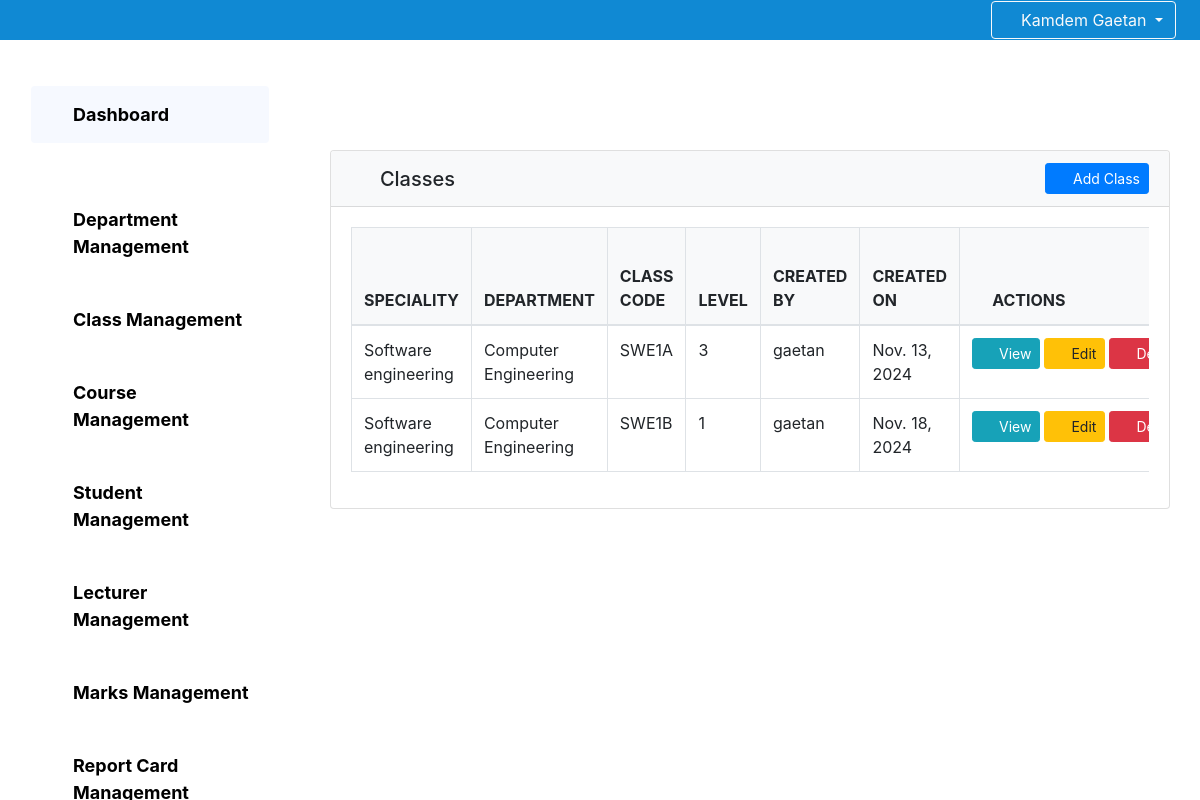
Screenshot of /administration/classes/ (signed in) with the database file from the repository.
### core/models.py (models this page shows, shortened)
class Classe(models.Model):
    creator=models.ForeignKey(Administrator,on_delete=models.DO_NOTHING)
    classcode=models.CharField(max_length=10)
    classname=models.CharField(max_length=255)
    level=models.CharField(max_length=255,null=True)
    speciality=models.CharField(max_length=255)
    department=models.ForeignKey(Department,on_delete=models.DO_NOTHING,null=True)
    creationdate=models.DateField(default=timezone.now)

class Department(models.Model):
    creator=models.ForeignKey(Administrator,on_delete=models.DO_NOTHING)
    departmentcode=models.CharField(max_length=20)
    departmentname=models.CharField(max_length=255)
    creationdate=models.DateField(default=timezone.now)
    def __str__(self):
        return self.departmentname

class Administrator(models.Model):
    user=models.OneToOneField(User,on_delete=models.CASCADE)
    firstname=models.CharField(max_length=255)
    lastname=models.CharField(max_length=255)
    email = models.EmailField(null=True)
    gender=models.CharField(max_length=1)
    creationdate=models.DateField(default=timezone.now)
    def __str__(self):
        return self.lastname

### core/Administration/views.py (the view)
# urls.py: path('classes/',views_administration.classes, name='classes'),
@login_required
def classes(request):
    classe=Classe.objects.all
    return render(request,'administration/manageclass.html',{"classe":classe})

### template/Administration/manageclass.html (shortened to what this page needs)
{% extends "Administration/base.html" %}
{% block dash %}
<div class="container" style="margin-top: 80px; margin-bottom: 80px;">
    <div class="row">
      <div class="col-md-12">
        <div class="card">
          <div class="card-header bg-light d-flex justify-content-between align-items-center">
            <h5 class="mb-0"><i class="fa fa-chalkboard-teacher mr-2"></i> Classes</h5>
            <a href="{% url 'administration:createclass' %}" class="btn btn-primary btn-sm">
              <i class="fa fa-plus mr-1"></i> Add Class
            </a>
          </div>
          <div class="card-body">
            <div class="table-responsive">
              <table class="table table-bordered table-hover">
                <thead>
                  <tr class="bg-light">
                    <th><i class="fa fa-book mr-1"></i> SPECIALITY</th>
                    <th><i class="fa fa-graduation-cap mr-1"></i> DEPARTMENT</th>
                    <th><i class="fa fa-code mr-1"></i> CLASS CODE</th>
                    <th><i class="fa fa-level-up-alt mr-1"></i> LEVEL</th>
                    <th><i class="fa fa-user mr-1"></i> CREATED BY</th>
                    <th><i class="fa fa-calendar-alt mr-1"></i> CREATED ON</th>
                    <th><i class="fa fa-cogs mr-1"></i> ACTIONS</th>
                  </tr>
                </thead>
                <tbody>
                  {% for classe in classe %}
                  <tr>
                    <td>{{ classe.speciality }}</td>
                    <td>{{ classe.department }}</td>
                    <td>{{ classe.classcode }}</td>
                    <td>{{ classe.level }}</td>
                    <td>{{ classe.creator }}</td>
                    <td>{{ classe.creationdate }}</td>
                    <td>
                      <div class="d-flex justify-content-center">
                        <a href="{% url 'administration:classeinfo' classe.id %}" class="btn btn-info btn-sm mr-1 d-flex align-items-center">
                          <i class="fa fa-eye mr-1" style="font-size: 18px;"></i> View
                        </a>
                        <a href="{% url 'administration:updateclass' classe.id %}" class="btn btn-warning btn-sm mr-1 d-flex align-items-center">
                          <i class="fa fa-edit mr-1" style="font-size: 18px;"></i> Edit
                        </a>
                        <button type="button" class="btn btn-danger btn-sm d-flex align-items-center" onclick="confirmDeleteModal('{{ classe.id }}');">
                          <i class="fa fa-trash mr-1" style="font-size: 18px;"></i> Delete
                        </button>
                      </div>
                    </td>
                  </tr>
                  {% endfor %}
                </tbody>
              </table>
            </div>
          </div>
        </div>
      </div>
    </div>
</div>
{% endblock dash %}

### template/base.html (shortened to what this page needs)
{% load static %}
<!DOCTYPE html>
<html lang="en">
<head>
    <link rel="stylesheet" href='{% static "fontawesome/css/all.min.css" %}'>
    {% load bootstrap4 %}
    {% bootstrap_css %}
</head>
<body>
    <nav class="navbar navbar-expand-lg navbar-light bg-primary navbar-fixed">
        <form class="form-inline ml-auto">
            {% if request.user.is_authenticated %}
                <div class="dropdown">
                    <button class="btn btn-outline-light dropdown-toggle" type="button" id="userDropdown" data-toggle="dropdown" aria-haspopup="true" aria-expanded="false">
                        <i class="fas fa-user"></i> {{ request.user.get_full_name|title }}
                    </button>
                </div>
            {% endif %}
        </form>
    </nav>
    <div class="content-wrapper">
        {% block content %}{% endblock content %}
    </div>
    <link rel="stylesheet" href="{%static 'javascripts/bootoast.min.css'%}">
</body>
</html>

### template/base.html (style rules this page uses)
.navbar-fixed { position: fixed; top: 0; width: 100%; z-index: 1000; background-color: rgb(16, 137, 211) !important; padding:0px 2vw 0vw 5vw!important;I }
.content-wrapper { padding-top: 70px; }

### rows the page displays
Classe: speciality "Software engineering", department "Computer Engineering", classcode "SWE1A", level "3", creator "gaetan", creationdate "Nov. 13, 2024"
Classe: speciality "Software engineering", department "Computer Engineering", classcode "SWE1B", level "1", creator "gaetan", creationdate "Nov. 18, 2024"

### other values shown
{{ request.user.get_full_name|title }} "Kamdem Gaetan"
